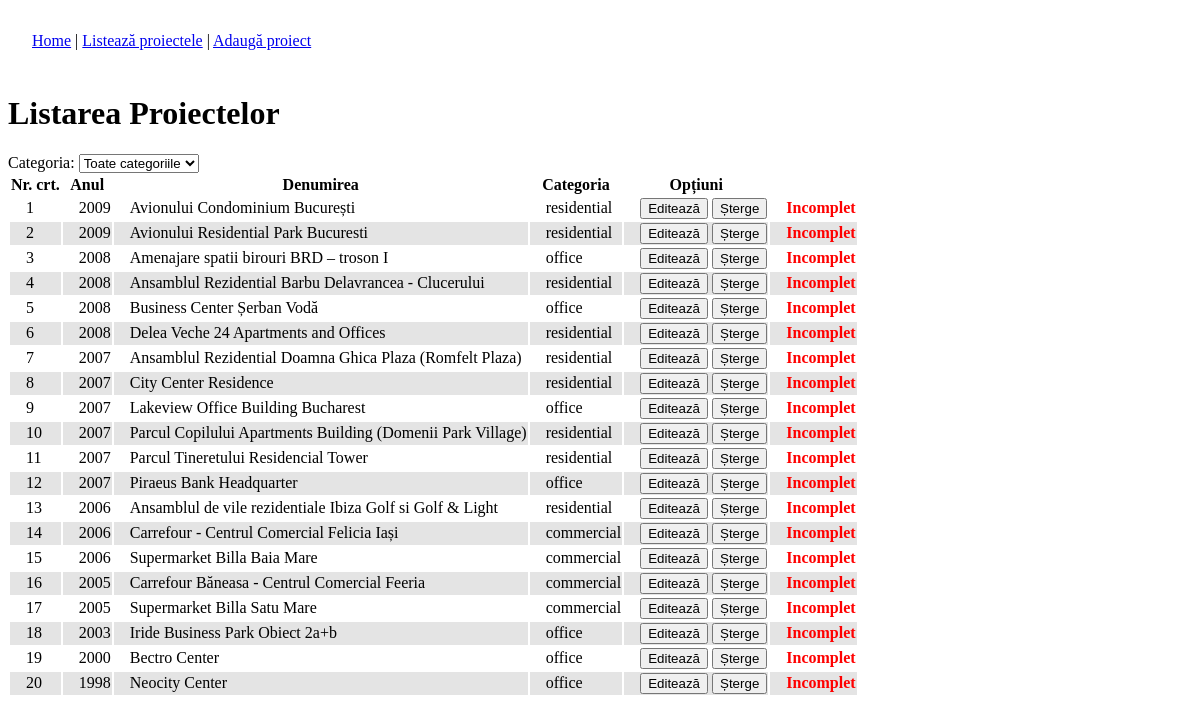
The page /admin/list.php on the database as committed earlier.
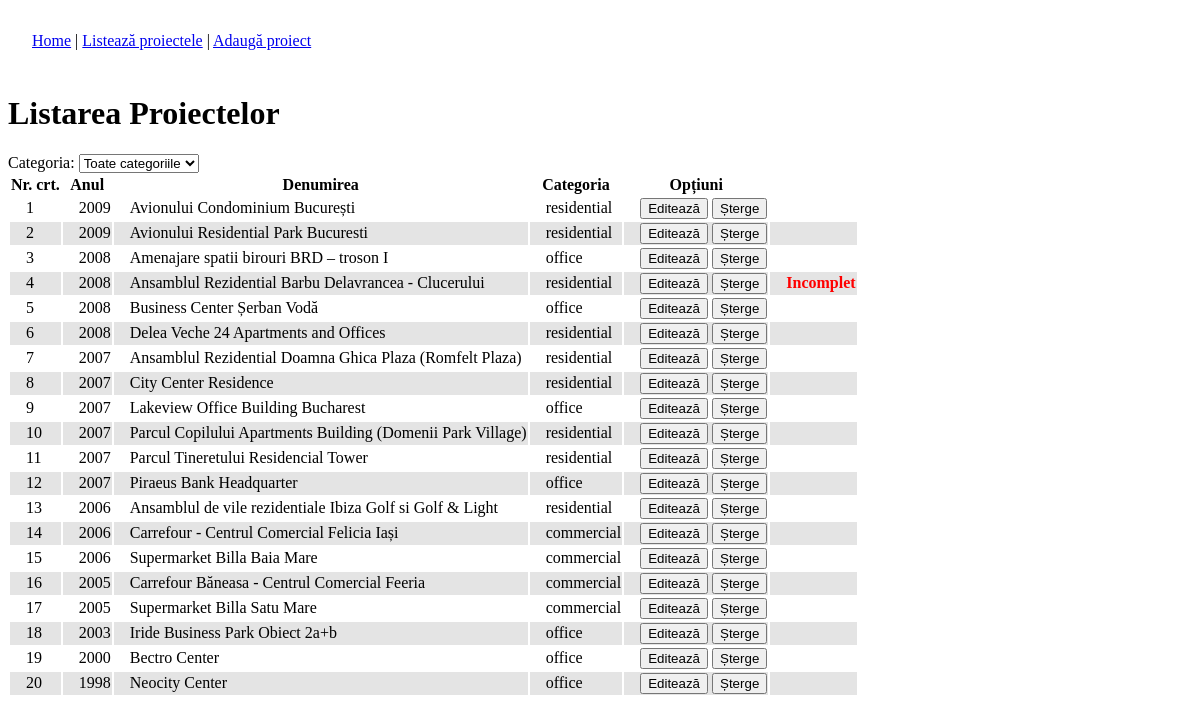
The same page on the database as committed later.
### tables this page shows
CREATE TABLE `portfolio` (
  `id` int(11) NOT NULL auto_increment,
  `name` varchar(128) NOT NULL,
  `category` enum('office','residential','hotel','industrial','commercial','restoration','hospital','other') NOT NULL,
  `tags` varchar(64) NOT NULL,
  `address` varchar(512) NOT NULL,
  `developer` varchar(128) NOT NULL,
  `chief_architect` varchar(128) NOT NULL,
  `whole_area` int(11) default NULL,
  `height` varchar(128) NOT NULL,
  `phase` varchar(128) NOT NULL,
  `year_begin` year(4) default NULL,
  `year_end` year(4) default NULL,
  `description` text NOT NULL,
  `images` varchar(512) NOT NULL,
  PRIMARY KEY  (`id`)
);

### SingletonDB.class.php (called while the page is built, shortened)
<?php
class SingletonDB
{
	private static $connection;
	public static function connect()
	{
		if(!isset(self::$connection))
		{
			self::$connection = new mysqli(ADDRESS, USERNAME, PASSWORD, DATABASE);
		}
		return self::$connection;
	}
}
?>

### Content.class.php (called while the page is built, shortened)
<?php
require_once('util.inc.php');
class Content
{
	protected $db;
	protected $languages;
	public function __construct($namespace)
	{
		try {
			$this->db = SingletonDB::connect();
			if( !($result = $this->db->query("SELECT * FROM `languages`")) )
				throw new DBException('query');
			while($row = $result->fetch_assoc())
			{
				$this->languages[$row['code']]['name'] = $row['name'];
				$this->languages[$row['code']]['img'] = $row['image'];
			}
			$matchedLang = $this->matchLanguage();
			if( !($result = $this->db->query("SELECT * FROM `content` WHERE namespace = 'common' OR namespace = '"
					. $this->db->escape_string($namespace) . "'")) )
				throw new DBException('query');
			while($row = $result->fetch_assoc())
			{
				$this->content[$row['name']] = json_decode($row['value'], true);
			}
			if (! ($result = $this->db->query("SELECT category, COUNT(*) count FROM `portfolio` GROUP BY category")) )
				throw new DBException('query');
			while ($row = $result->fetch_assoc())
				$this->projectsCount[ $row['category'] ] = intval($row['count']);
		}
		catch(DBException $e) {
			echo $e->errorMessage();
			die();
		}
	}
	public function getLanguages()
	{
		return $this->languages;
	}
	public function matchLanguage()
	{
		$pattern = '/^(?P<primarytag>[a-zA-Z]{2,8})'.
    '(?:-(?P<subtag>[a-zA-Z]{2,8}))?(?:(?:;q=)'.
    '(?P<quantifier>\d\.\d))?$/';
		foreach (explode(',', $_SERVER['HTTP_ACCEPT_LANGUAGE']) as $lang)
		{
			$splits = array();
			if (preg_match($pattern, $lang, $splits))
			{
				$language = $splits['primarytag'];
				if(isset($this->languages[$language]))
					return $language;
			}
			else
				return 'en';
		}
		return 'en';
	}
	public function isRowIncomplete($row)
	{
		$incomplete = '';
		if(empty($row['tags']))
			$incomplete .= 't';
		if($row['whole_area'] == null || $row['whole_area'] == '0000')
			$incomplete .= '{wa}';
		$images = json_decode($row['images'], true);
		if(count($images) < 1)
			$incomplete .= 'i';
		return $incomplete;
	}
	public function getPortfolioSummary($category, $page, $checkIncomplete=false)
	{
		$portfolio = null;
		if(!$checkIncomplete)
			$columns = "id, name, tags, year_begin, images, category";
		else
			$columns = "*";
		$query = "SELECT ". $columns. " FROM `portfolio`";
		$query .= " ORDER BY year_begin DESC, name ASC";
		$result = $this->db->query($query);
		while($row = $result->fetch_assoc())
		{
			$portfolio[$row['id']]['name'] = $row['name'];
			$portfolio[$row['id']]['tags'] = $row['tags'];
			$portfolio[$row['id']]['year_begin'] = $row['year_begin'];
			$images = json_decode($row['images'], true);
			if(!$images)
				$portfolio[$row['id']]['image'] = null;
			else
				$portfolio[$row['id']]['image'] = getThumbFileName($images[0]);
			$portfolio[$row['id']]['category'] = $row['category'];
			if($checkIncomplete)
				$portfolio[$row['id']]['incomplete'] =
						$this->isRowIncomplete($row);
		}
		return $portfolio;
	}
}

### util.inc.php (called while the page is built, shortened)
<?php
function getThumbFileName($img)
{
	$ext = strrchr($img, '.');
	$basename = substr($img, 0, strpos($img, $ext));
	$thumb = "${basename}_thumb${ext}";
	return $thumb;
}

### admin/list.php (the view, shortened to what this page needs)
<?php
require_once('../Content.class.php');
$dbContent = new Content('common');
if(isset($_GET['del']))
{
	$dbContent->deleteProject($_GET['del'], $dbContent->getProject($_GET['del']));
	header('Location: list.php');
}
else
{
?>
<!DOCTYPE html PUBLIC "-//W3C//DTD XHTML 1.0 Strict//EN" "http://www.w3.org/TR/xhtml1/DTD/xhtml1-strict.dtd">
<html xmlns="http://www.w3.org/1999/xhtml">
<head>
<link href="../css/admin.css" rel="stylesheet" type="text/css" />
</head>
<body>
<?php
include('menu.php');
if(isset($_GET['category']))
	$category = $_GET['category'];
else
	$category = "";
echo "<h1>Listarea Proiectelor</h1>";
?>
Categoria: <select name="cat" onchange="window.location = 'list.php?category=' + this.value">
	<option value="" <?php echo ($category=="" ? 'selected="selected"' : '') ?> >Toate categoriile</option>
</select>
<?php
$summary = $dbContent->getPortfolioSummary($category, null, true);
echo '<table><tr><th>Nr. crt.</th><th>Anul</th><th>Denumirea</th><th>Categoria</th><th>Opțiuni</th><th></th></tr>';
$i = 1;
$alt = 0;
foreach($summary as $prjId => $prj)
{
	echo "<tr". ($alt ? ' class="alt"': ''). "><td>$i</td><td>"
		. $prj['year_begin']. "</td><td>". $prj['name']
		. '</td><td>'. $prj['category']. '</td><td><input type="button" value="Editează" '
		. 'onclick="edit('. $prjId. ')" /> '
		. '<input type="button" value="Șterge" onclick="del('
		. $prjId. ', \''. $prj['name']. '\')" /></td>'
		. '<td>'. ($prj['incomplete'] ? '<span class="incomplete">Incomplet</span>' : '')
		. '</td></tr>';
	$i++;
	$alt = ($alt + 1) % 2;
}
echo '</table>';
?>
</body>
</html>
<?php
}
?>

### admin/menu.php (shortened to what this page needs)
<div class="menu"><a href="index.php">Home</a> | <a href="list.php">Listează proiectele</a> | <a href="edit.php">Adaugă proiect</a></div>

### css/admin.css (style rules this page uses)
td { padding-left: 16px; }
tr.alt td { background-color: #E4E4E4; }
.incomplete { color: red; font-weight: bold; }
.menu { padding: 24px; }

Rows that differ between the two databases and show on the page:
changed portfolio "Avionului Condominium București": no longer shows "Incomplet"
changed portfolio "Avionului Residential Park Bucuresti": no longer shows "Incomplet"
changed portfolio "Amenajare spatii birouri BRD – troson I": no longer shows "Incomplet"
changed portfolio "Business Center Șerban Vodă": no longer shows "Incomplet"
changed portfolio "Delea Veche 24 Apartments and Offices": no longer shows "Incomplet"
changed portfolio "Ansamblul Rezidential Doamna Ghica Plaza (Romfelt Plaza)": no longer shows "Incomplet"
changed portfolio "City Center Residence": no longer shows "Incomplet"
changed portfolio "Lakeview Office Building Bucharest": no longer shows "Incomplet"
changed portfolio "Parcul Copilului Apartments Building (Domenii Park Village)": no longer shows "Incomplet"
changed portfolio "Parcul Tineretului Residencial Tower": no longer shows "Incomplet"
changed portfolio "Piraeus Bank Headquarter": no longer shows "Incomplet"
changed portfolio "Ansamblul de vile rezidentiale Ibiza Golf si Golf & Light": no longer shows "Incomplet"
changed portfolio "Carrefour - Centrul Comercial Felicia Iași": no longer shows "Incomplet"
changed portfolio "Supermarket Billa Baia Mare": no longer shows "Incomplet"
changed portfolio "Carrefour Băneasa - Centrul Comercial Feeria": no longer shows "Incomplet"
changed portfolio "Supermarket Billa Satu Mare": no longer shows "Incomplet"
changed portfolio "Iride Business Park Obiect 2a+b": no longer shows "Incomplet"
changed portfolio "Bectro Center": no longer shows "Incomplet"
changed portfolio "Neocity Center": no longer shows "Incomplet"
